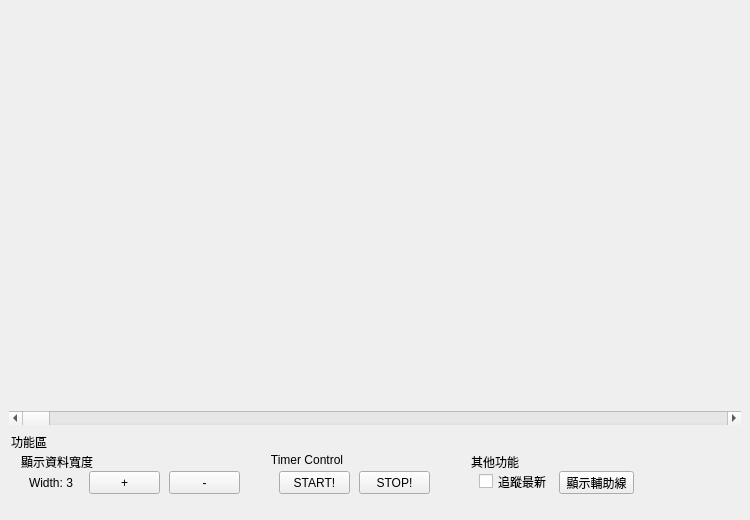
<?xml version="1.0" encoding="UTF-8"?>
<ui version="4.0">
 <class>MainWindow</class>
 <widget class="QMainWindow" name="MainWindow">
  <property name="geometry">
   <rect>
    <x>0</x>
    <y>0</y>
    <width>750</width>
    <height>520</height>
   </rect>
  </property>
  <property name="minimumSize">
   <size>
    <width>750</width>
    <height>520</height>
   </size>
  </property>
  <property name="windowTitle">
   <string>MainWindow</string>
  </property>
  <widget class="QWidget" name="centralwidget">
   <layout class="QVBoxLayout" name="verticalLayout">
    <item>
     <widget class="MW_SIN" name="f1" native="true">
      <property name="sizePolicy">
       <sizepolicy hsizetype="Preferred" vsizetype="Preferred">
        <horstretch>0</horstretch>
        <verstretch>0</verstretch>
       </sizepolicy>
      </property>
     </widget>
    </item>
    <item>
     <widget class="QScrollBar" name="hsb_f1">
      <property name="maximum">
       <number>99</number>
      </property>
      <property name="singleStep">
       <number>1</number>
      </property>
      <property name="pageStep">
       <number>1</number>
      </property>
      <property name="orientation">
       <enum>Qt::Horizontal</enum>
      </property>
     </widget>
    </item>
    <item>
     <widget class="QGroupBox" name="groupBox_5">
      <property name="maximumSize">
       <size>
        <width>16777215</width>
        <height>80</height>
       </size>
      </property>
      <property name="styleSheet">
       <string notr="true">QGroupBox { border: 0;  }</string>
      </property>
      <property name="title">
       <string>功能區</string>
      </property>
      <widget class="QGroupBox" name="groupBox_3">
       <property name="geometry">
        <rect>
         <x>460</x>
         <y>20</y>
         <width>171</width>
         <height>51</height>
        </rect>
       </property>
       <property name="title">
        <string>其他功能</string>
       </property>
       <property name="checkable">
        <bool>false</bool>
       </property>
       <widget class="QCheckBox" name="followF1">
        <property name="geometry">
         <rect>
          <x>10</x>
          <y>20</y>
          <width>71</width>
          <height>21</height>
         </rect>
        </property>
        <property name="text">
         <string>追蹤最新</string>
        </property>
       </widget>
       <widget class="QPushButton" name="btn_show">
        <property name="geometry">
         <rect>
          <x>90</x>
          <y>20</y>
          <width>75</width>
          <height>23</height>
         </rect>
        </property>
        <property name="text">
         <string>顯示輔助線</string>
        </property>
       </widget>
      </widget>
      <widget class="QGroupBox" name="groupBox_2">
       <property name="geometry">
        <rect>
         <x>10</x>
         <y>20</y>
         <width>231</width>
         <height>51</height>
        </rect>
       </property>
       <property name="title">
        <string>顯示資料寬度</string>
       </property>
       <widget class="QPushButton" name="btn_f1plus">
        <property name="geometry">
         <rect>
          <x>70</x>
          <y>20</y>
          <width>71</width>
          <height>23</height>
         </rect>
        </property>
        <property name="text">
         <string>+</string>
        </property>
       </widget>
       <widget class="QLabel" name="lal_f1Width">
        <property name="geometry">
         <rect>
          <x>10</x>
          <y>20</y>
          <width>61</width>
          <height>23</height>
         </rect>
        </property>
        <property name="text">
         <string>Width: 3</string>
        </property>
       </widget>
       <widget class="QPushButton" name="btn_f1sub">
        <property name="geometry">
         <rect>
          <x>150</x>
          <y>20</y>
          <width>71</width>
          <height>23</height>
         </rect>
        </property>
        <property name="text">
         <string>-</string>
        </property>
       </widget>
      </widget>
      <widget class="QGroupBox" name="groupBox">
       <property name="geometry">
        <rect>
         <x>260</x>
         <y>20</y>
         <width>171</width>
         <height>51</height>
        </rect>
       </property>
       <property name="styleSheet">
        <string notr="true"/>
       </property>
       <property name="title">
        <string>Timer Control</string>
       </property>
       <widget class="QPushButton" name="btn_timerStart">
        <property name="geometry">
         <rect>
          <x>10</x>
          <y>20</y>
          <width>71</width>
          <height>23</height>
         </rect>
        </property>
        <property name="text">
         <string>START!</string>
        </property>
       </widget>
       <widget class="QPushButton" name="btn_timerStop">
        <property name="geometry">
         <rect>
          <x>90</x>
          <y>20</y>
          <width>71</width>
          <height>23</height>
         </rect>
        </property>
        <property name="text">
         <string>STOP!</string>
        </property>
       </widget>
      </widget>
     </widget>
    </item>
   </layout>
  </widget>
  <widget class="QMenuBar" name="menubar">
   <property name="geometry">
    <rect>
     <x>0</x>
     <y>0</y>
     <width>750</width>
     <height>21</height>
    </rect>
   </property>
  </widget>
 </widget>
 <customwidgets>
  <customwidget>
   <class>MW_SIN</class>
   <extends>QWidget</extends>
   <header>MatplotlibWidget</header>
   <container>1</container>
  </customwidget>
 </customwidgets>
 <resources/>
 <connections/>
</ui>
